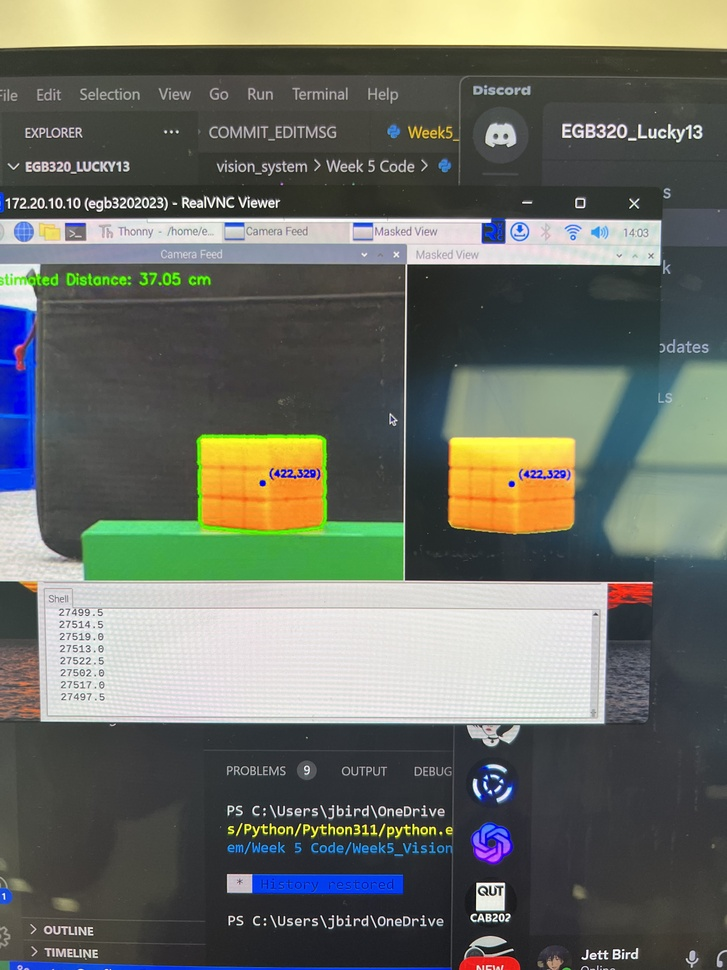
#> input picture Jett's Code Valut/Presentaion_Files/IMG_6655.jpg, 727 x 970 px, shrunk from 3024 x 4032 before the run, given in place of the camera
$ python Colorfinder.py
#> lines starting #> are read from the running program, lines starting #| are printed output that depends on the picture; after the words box and inside, x2 and y2 are one past the last pixel; in counts of white or black regions, pixels touching at a corner belong together
import cv2
import numpy as np

def nothing(x):
    pass

cv2.namedWindow('Thresholder_App')

cv2.createTrackbar("VMax", "Thresholder_App", 0, 255, nothing)
#> slider 'VMax' is set to 255
cv2.createTrackbar("VMin", "Thresholder_App", 0, 255, nothing)
#> slider 'VMin' is set to 51
cv2.createTrackbar("SMax", "Thresholder_App", 0, 255, nothing)
#> slider 'SMax' is set to 255
cv2.createTrackbar("SMin", "Thresholder_App", 0, 255, nothing)
#> slider 'SMin' is set to 51
cv2.createTrackbar("HMax", "Thresholder_App", 0, 179, nothing)
#> slider 'HMax' is set to 179
cv2.createTrackbar("HMin", "Thresholder_App", 0, 179, nothing)
#> slider 'HMin' is set to 35

cap = cv2.VideoCapture(0)  # Open the default camera (you can change the camera index if needed)

while True:
    ret, frame = cap.read()
#> frame is the input picture: shape (970, 727, 3); mean B, G, R 101, 109.9, 106.3
    if not ret:
        break

    hsv = cv2.cvtColor(frame, cv2.COLOR_BGR2HSV)
#> hsv: shape (970, 727, 3); mean H, S, V 65.9, 46.9, 119

    vmax = cv2.getTrackbarPos("VMax", "Thresholder_App")
    vmin = cv2.getTrackbarPos("VMin", "Thresholder_App")
    smax = cv2.getTrackbarPos("SMax", "Thresholder_App")
    smin = cv2.getTrackbarPos("SMin", "Thresholder_App")
    hmax = cv2.getTrackbarPos("HMax", "Thresholder_App")
    hmin = cv2.getTrackbarPos("HMin", "Thresholder_App")

    min_ = np.array([hmin, smin, vmin])
    max_ = np.array([hmax, smax, vmax])

    mask = cv2.inRange(hsv, min_, max_)
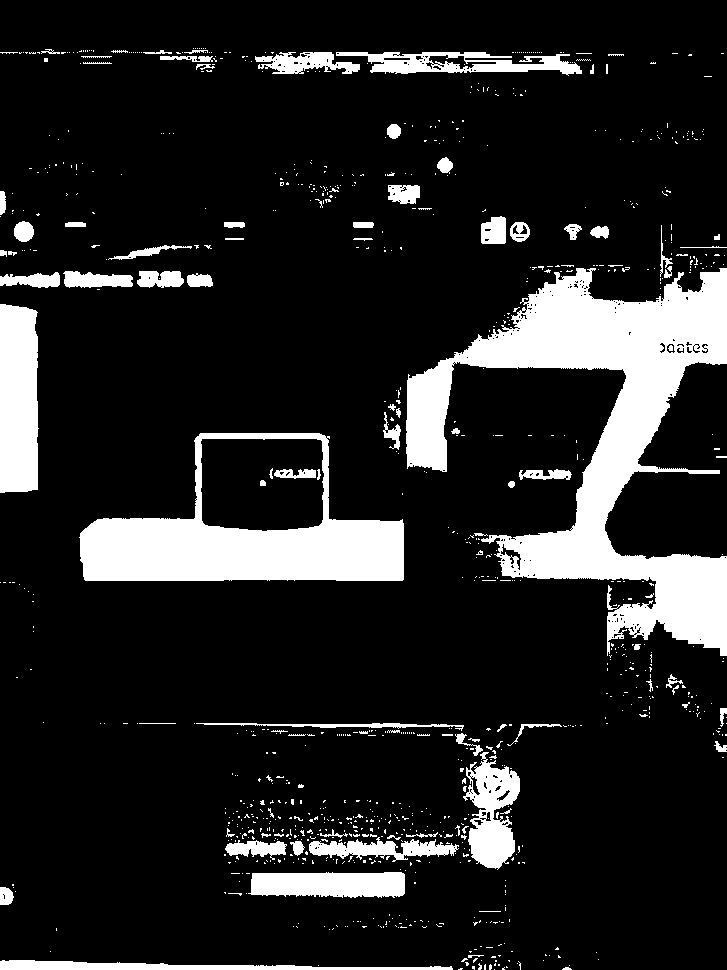
#> mask: shape (970, 727); 14.4% white; 953 white regions (856 under 20 px), largest, box (x1, y1, x2, y2) and area: (406, 268, 727, 656) 43950, (79, 433, 404, 581) 20455, (0, 304, 39, 493) 6939

    thresholded_img = cv2.bitwise_and(frame, frame, mask=mask)
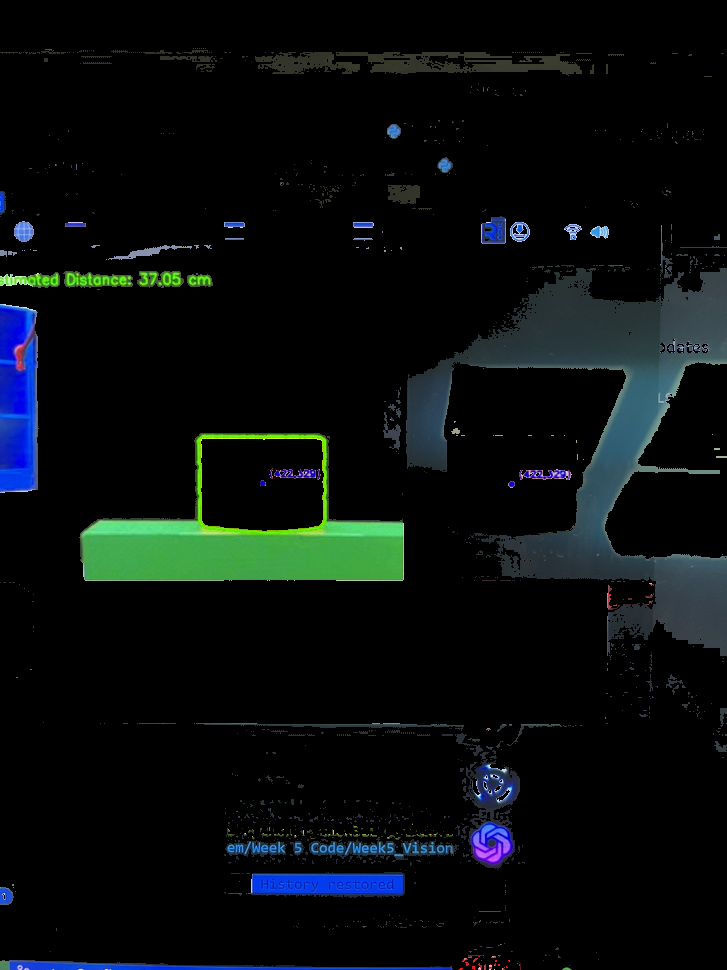
#> thresholded_img: shape (970, 727, 3); mean B, G, R 13.8, 13.3, 8.1

    cv2.imshow("Thresholder_App", thresholded_img)

    k = cv2.waitKey(1) & 0xFF
#> (key q is pressed here)

    # exit if q or esc are pressed
    if k == ord('q') or k == 27:
        break

cap.release()
cv2.destroyAllWindows()
